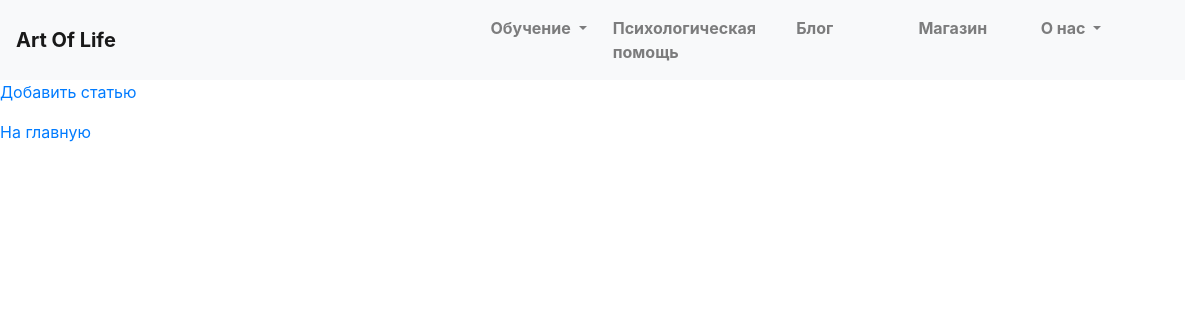
The app's page /article/, older data.
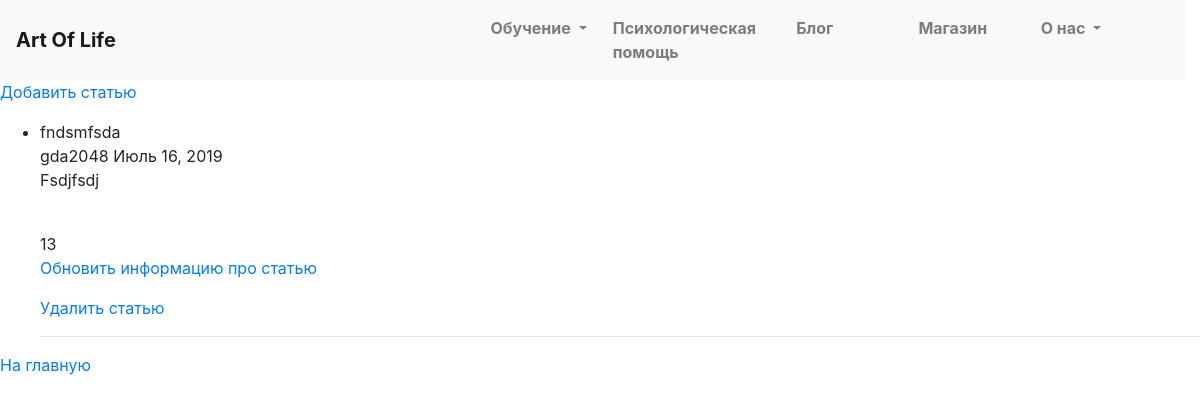
The same page, newer data.
### main/models.py (models this page shows, shortened)
class Article(models.Model):
    id = models.AutoField(primary_key=True)
    name = models.CharField("Название", max_length=50)
    content = models.TextField("Контент", blank=True)
    content_min = models.TextField("Миниверсия статьи", max_length=300, blank=True)
    release_date = models.DateField("Дата выпуска статьи", auto_now=True)
    author = models.ForeignKey(Person, on_delete=models.CASCADE, verbose_name='Автор')
    class Meta:
        db_table = 'articles'
        ordering = ['release_date']
        verbose_name = 'Статья'
        verbose_name_plural = 'Статьи'

class Person(models.Model):
    id = models.AutoField(primary_key=True)
    full_name = models.CharField('Полное имя', max_length=50)
    name = models.CharField('Имя', max_length=20, unique=True)
    birth_date = models.DateField('Дата рождения')
    email = models.EmailField()
    info = models.TextField('Основная информация', blank=True)
    bio = models.TextField('Биография', blank=True)
    photo = models.FilePathField('Фотография', path=MEDIA_ROOT, null=True, blank=True)
    password = models.CharField('Пароль', max_length=50)
    user = models.OneToOneField(User, on_delete=models.CASCADE, related_name='profile', null=True, blank=True)
    class Meta:
        db_table = 'people'
        verbose_name = 'Специалист'
        verbose_name_plural = 'Специалисты'

### main/views.py (the view)
# urls.py: path('article/', views.ArticleListView.as_view(), name='article_list'),
class ArticleListView(ListView):
    model = Article
    template_name = 'articles.html'
    context_object_name = 'articles_list'
    paginate_by = 3

### templates/articles.html (shortened to what this page needs)
{% extends 'base.html' %}
{% block content %}
<a href="{%  url 'article_create' %}"><p>Добавить статью</p></a>
<ul>
    {% for article in articles_list %}
        <li>{{ article.name }}</li>
        {{ article.author.name }}
        {{ article.release_date }}
        {{ article.content|cut:'h' |cut:'H'| linebreaks |title| truncatechars:'20'}}
        <br>{{ 1 |add:"12" }}<br>
        <a href="{%  url 'article_update' pk=article.id %}"><p>Обновить информацию про статью</p></a>
        <a href="{%  url 'article_delete' pk=article.id %}"><p>Удалить статью</p></a>
    <hr>
    {% endfor %}
</ul>
<a href="{%  url 'main' %}"><p>На главную</p></a>
{% endblock %}

Row changes from the older to the newer data that the page shows:
added Article: name "fndsmfsda", author.name "gda2048", release_date "Июль 16, 2019", content "Fsdjfsdj", value "13"
